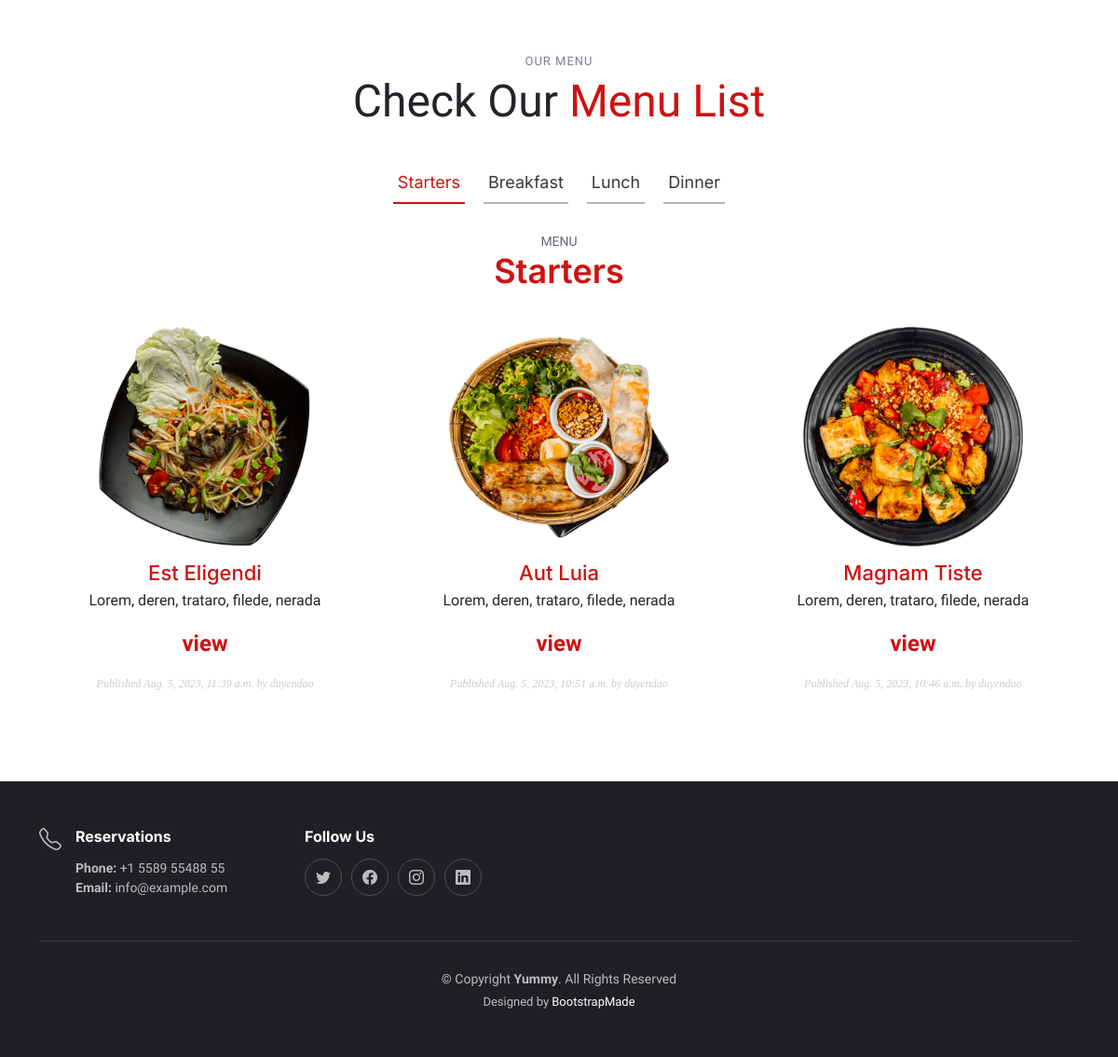
The app's page /recipe/ (lower part), older data.
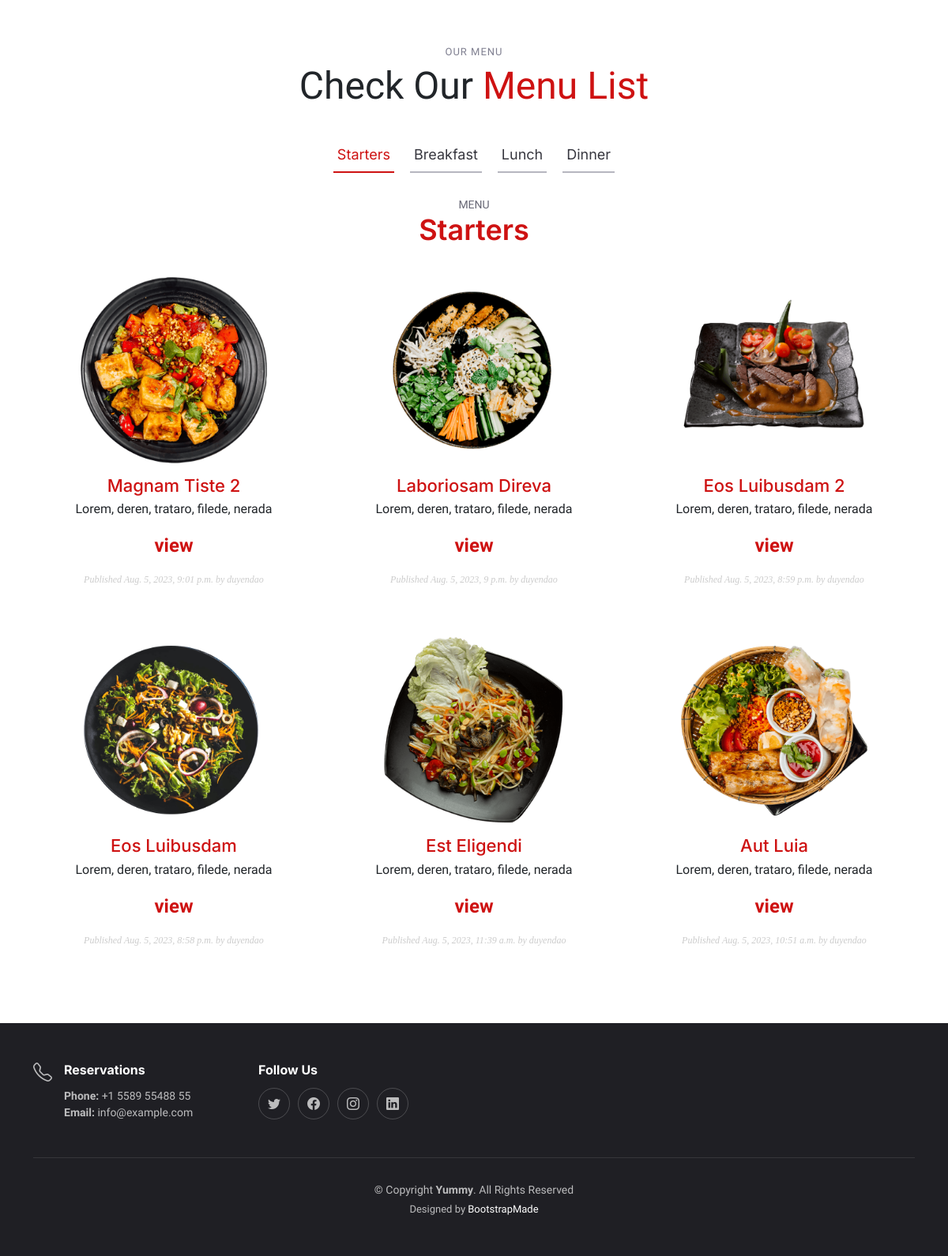
The same page, newer data.
### recipe/models.py (models this page shows, shortened)
class Post(models.Model):
    STATUS_CHOICES = ( ('draft', 'Draft'), ('published', 'Published'), )
    title = models.CharField(max_length=250)
    slug = models.SlugField(max_length=250, unique_for_date='publish')
    author = models.ForeignKey(User, on_delete=models.CASCADE, related_name='recipe_posts')
    body = models.TextField()
    image = models.ImageField(upload_to='posts/image/%Y/%m/%d/', blank=True)
    video = models.FileField(upload_to='posts/video/%Y/%m/%d/', blank=True)
    url = models.URLField()
    publish = models.DateTimeField(default=timezone.now)
    created = models.DateTimeField(auto_now_add=True)
    updated = models.DateTimeField(auto_now=True)
    status = models.CharField(max_length=10, choices=STATUS_CHOICES, default='draft')
    objects = models.Manager() # The default manager.
    published = PublishedManager() # Our custom manager.
    score = models.IntegerField(default=0,
        validators=[
            MaxValueValidator(5),
            MinValueValidator(0),
        ]
    )
    class Meta:
        ordering = ('-publish',)
    def get_absolute_url(self):
        return reverse('recipe:post_detail', args=[self.publish.year, self.publish.month, self.publish.day, self.slug])

### account/views.py (the view)
# urls.py: path('', views.home, name='home'),
def home(request):
    object_list = Post.published.all()
    images = Image.objects.all()
    paginator = Paginator(object_list, 6)
    page = request.GET.get('page')
    try:
        posts = paginator.page(page)
    except PageNotAnInteger:
        posts = paginator.page(1)
    except EmptyPage:
        posts = paginator.page(paginator.num_pages)
    return render(request, 'account/home.html', {'section': 'home',
                                                 'posts': posts,
                                                 'images': images})

### recipe/models.py (called while the page is built)
    def get_queryset(self):
        return super(PublishedManager, self).get_queryset().filter(status='published')

### account/templates/account/home.html (shortened to what this page needs)
{% extends "base.html" %}
{% block content %}
    <main id="main">
        <section id="menu" class="menu">
            <div class="container" data-aos="fade-up">
                <div class="section-header">
                    <h2>Our Menu</h2>
                    <p>Check Our <span> Menu List</span></p>
                </div>
                <ul class="nav nav-tabs d-flex justify-content-center" data-aos="fade-up" data-aos-delay="200">
                    <li class="nav-item">
                        <a class="nav-link active show" data-bs-toggle="tab" data-bs-target="#menu-starters">
                            <h4>Starters</h4>
                        </a>
                    </li>
                    <li class="nav-item">
                        <a class="nav-link" data-bs-toggle="tab" data-bs-target="#menu-breakfast">
                            <h4>Breakfast</h4>
                        </a>
                    </li>
                    <li class="nav-item">
                        <a class="nav-link" data-bs-toggle="tab" data-bs-target="#menu-lunch">
                            <h4>Lunch</h4>
                        </a>
                    </li>
                    <li class="nav-item">
                        <a class="nav-link" data-bs-toggle="tab" data-bs-target="#menu-dinner">
                            <h4>Dinner</h4>
                        </a>
                    </li>
                </ul>
                <div class="tab-content" data-aos="fade-up" data-aos-delay="300">
                    <div class="tab-pane fade active show" id="menu-starters">
                        <div class="tab-header text-center">
                            <p>Menu</p>
                            <h3>Starters</h3>
                        </div>
                        <div class="row gy-5">
                            {% for post in posts %}
                                <div class="col-lg-4 menu-item">
                                    <a href="{{ post.get_absolute_url }}"><img src="{{ post.image.url }}" class="menu-img img-fluid" alt=""></a>
                                    <h4><a href="{{ post.get_absolute_url }}"> {{ post.title }} </a></h4>
                                    <p class="ingredients">
                                        {{ post.body|truncatewords:30|linebreaks }}
                                    </p>
                                    <p class="price">
                                        <span class="count"> {{ recipe.views.post_detail.total_views }} view{{ recipe.views.total_views|pluralize }} </span>
                                    </p>
                                    <p class="date"> Published {{ post.publish }} by {{ post.author }} </p>
                                </div>
                            {% endfor %}
                        </div>
                    </div>
                </div>
            </div>
        </section>
    </main>
{% endblock %}

Row changes from the older to the newer data that the page shows:
no longer on this page (row unchanged): Post: image (picture), title "Magnam Tiste", body "Lorem, deren, trataro, filede, nerada", publish "Aug. 5, 2023, 10:46 a.m.", author "duyendao"
added Post: image (picture), title "Magnam Tiste 2", body "Lorem, deren, trataro, filede, nerada", publish "Aug. 5, 2023, 9:01 p.m.", author "duyendao"
added Post: image (picture), title "Laboriosam Direva", body "Lorem, deren, trataro, filede, nerada", publish "Aug. 5, 2023, 9 p.m.", author "duyendao"
added Post: image (picture), title "Eos Luibusdam 2", body "Lorem, deren, trataro, filede, nerada", publish "Aug. 5, 2023, 8:59 p.m.", author "duyendao"
added Post: image (picture), title "Eos Luibusdam", body "Lorem, deren, trataro, filede, nerada", publish "Aug. 5, 2023, 8:58 p.m.", author "duyendao"
